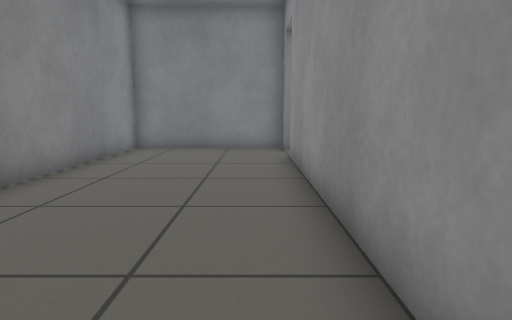
view 1 (above)

16 first-person views from a walk through a world built for the Gazebo simulator. The camera is 0.64 m above the floor, tilts 8° down and sees 75° across. The floor is counted in squares, 0.5 m on a side. Each view is taken from the middle of a square. On the plan, view 1 faces up. The plan holds only what a view shows up to about 14 squares ahead; the rest is blank.

view 2
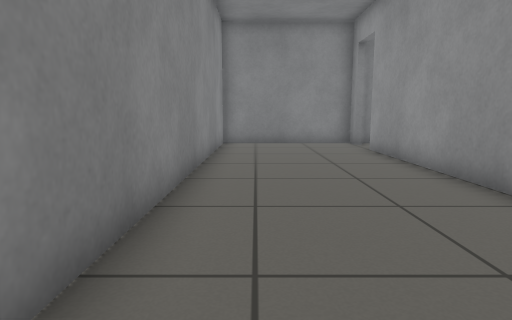

view 3
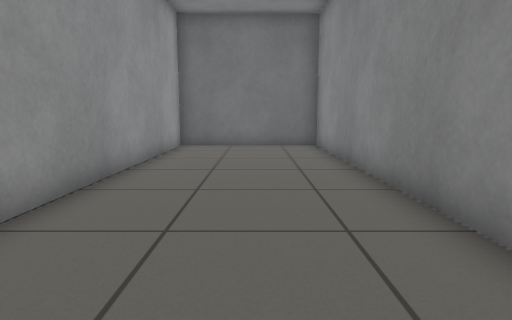

view 4
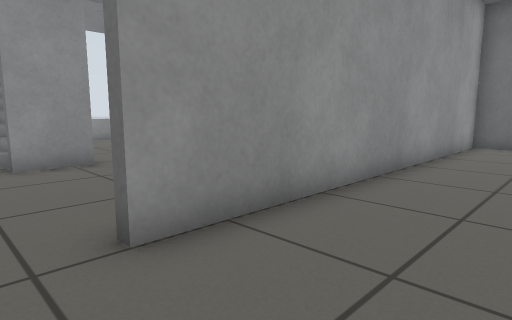

view 5
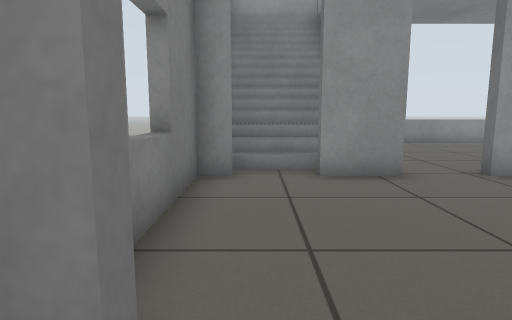

view 6
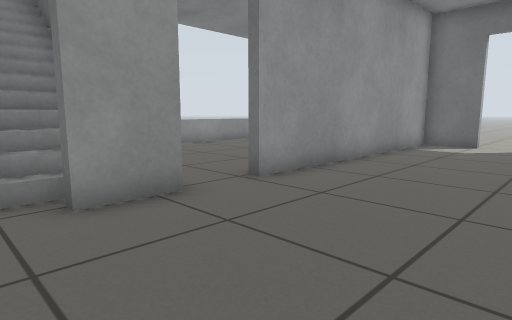

view 7
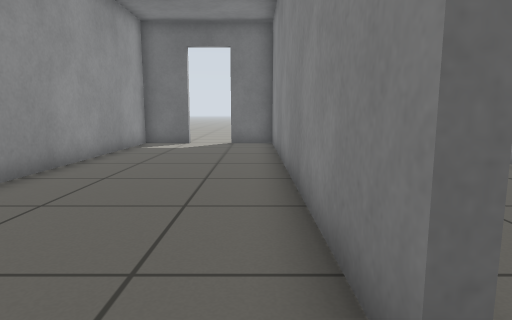

view 8
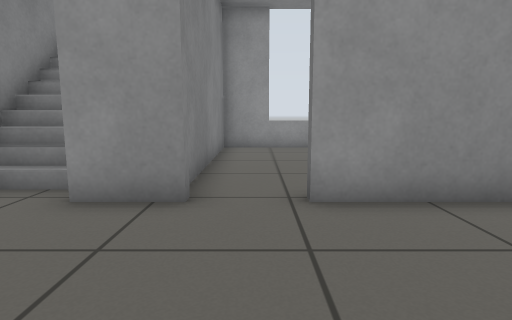

view 9
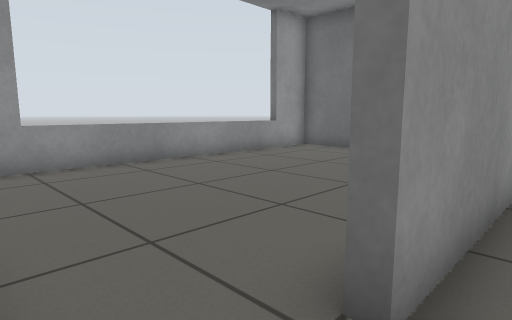

view 10
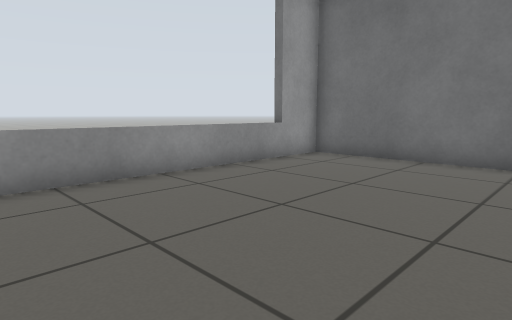

view 11
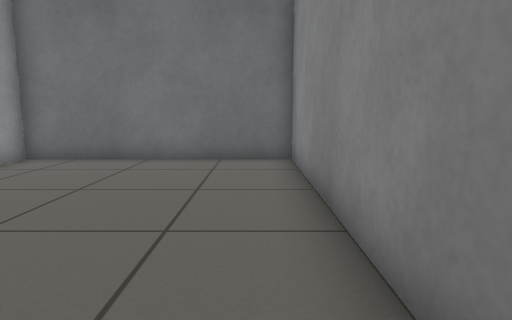

view 12
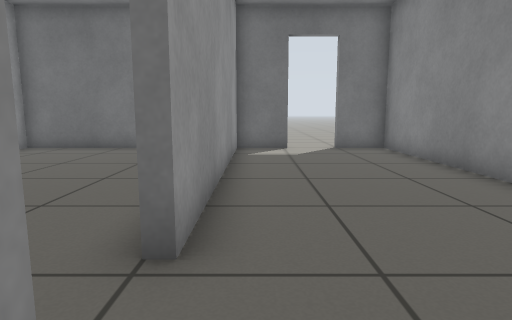

view 13
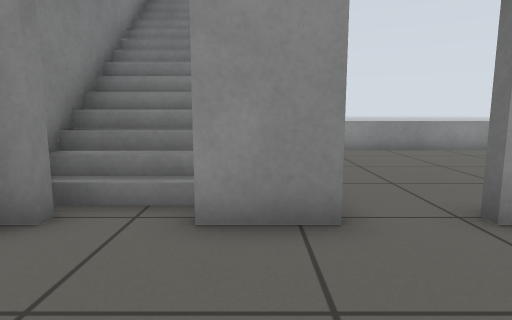

view 14
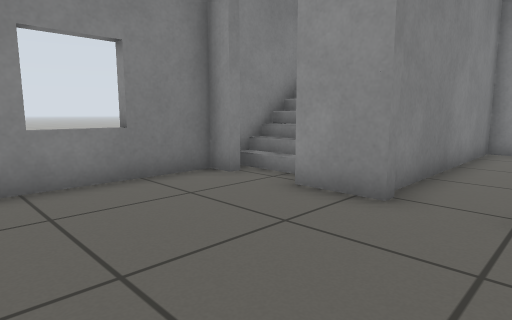

view 15
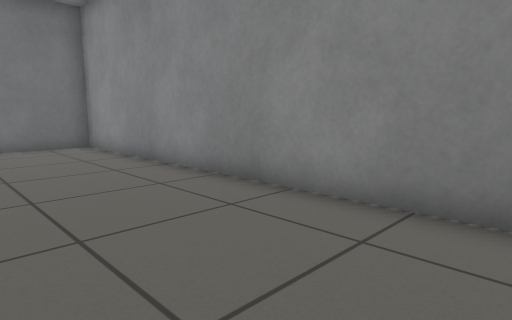

view 16
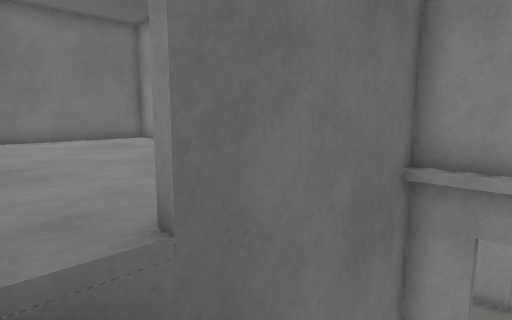

### Floor plan
Key: @ floor where view 1 was taken; # wall or solid block; . floor; / step, stairs or slope; D open door; = window, fence, low wall or low ledge.
Columns run from 4 left of view 1 to 15 right of it. Each row starts with its distance up from view 1.
 12 ########=###########
 11 #....D.....D      /#
 10 #....D.....D/      #
  9 #....#.....#///////#
  8 #....#.....D#####DD#
  7 #....#.....D.......#
  6 #....#.....#.......=
  5 #....#.....#.......=
  4 #....#.....#.......=
  3 #....#.....#.......=
  2 #....#.....#.......=
  1 #....#.....#.......=
  0 #...@#.....#.......=
 -1 #....#.....#.......=
 -2 #....#.....#.......#
 -3 #######DD###########
 -4        ...
 -5        ...

Where each view was taken, in squares from view 1:
view 1: 0 up, 0 right, facing up
view 2: 2 down, 3 left, facing up
view 3: 10 up, 2 left, facing down
view 4: 11 up, 2 left, facing down-right
view 5: 11 up, 0 right, facing right
view 6: 11 up, 2 right, facing down-right
view 7: 11 up, 2 right, facing down
view 8: 7 up, 2 right, facing right
view 9: 8 up, 6 right, facing down-right
view 10: 6 up, 8 right, facing down-right
view 11: 6 up, 8 right, facing down
view 12: 9 up, 6 right, facing down
view 13: 9 up, 3 right, facing right
view 14: 6 up, 2 right, facing up-right
view 15: 10 up, 0 right, facing down-left
view 16: 11 up, 14 right, facing down-left
